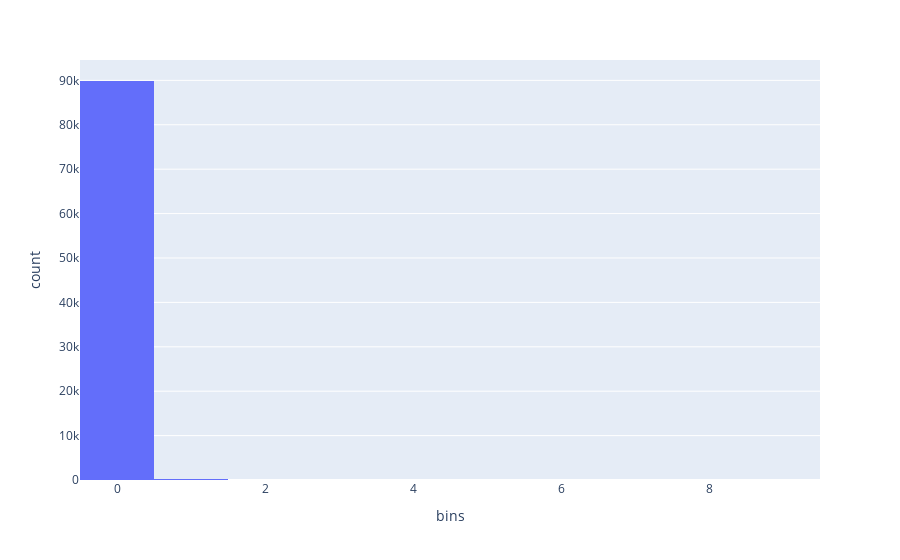

Notebook source saved alongside this figure:
### Code cell
# create histogram of population column using plotly
fig = px.histogram(pop_centroids_pop, x="bins")
fig.show()

### Figure 1 — Plotly figure (JSON) as saved in the notebook; plotly's stock layout.template omitted (floating-point values rounded to 4 significant figures; data arrays with more than 128 entries replaced by an {"elided": "..."} marker saying what was removed)
{"data": [{"alignmentgroup": "True", "bingroup": "x", "hovertemplate": "bins=%{x}<br>count=%{y}<extra></extra>", "legendgroup": "", "marker": {"color": "#636efa", "pattern": {"shape": ""}}, "name": "", "offsetgroup": "", "orientation": "v", "showlegend": false, "type": "histogram", "x": {"elided": "90061 int values"}, "xaxis": "x", "yaxis": "y"}], "layout": {"barmode": "relative", "legend": {"tracegroupgap": 0}, "margin": {"t": 60}, "xaxis": {"anchor": "y", "domain": [0, 1], "title": {"text": "bins"}}, "yaxis": {"anchor": "x", "domain": [0, 1], "title": {"text": "count"}}}}
